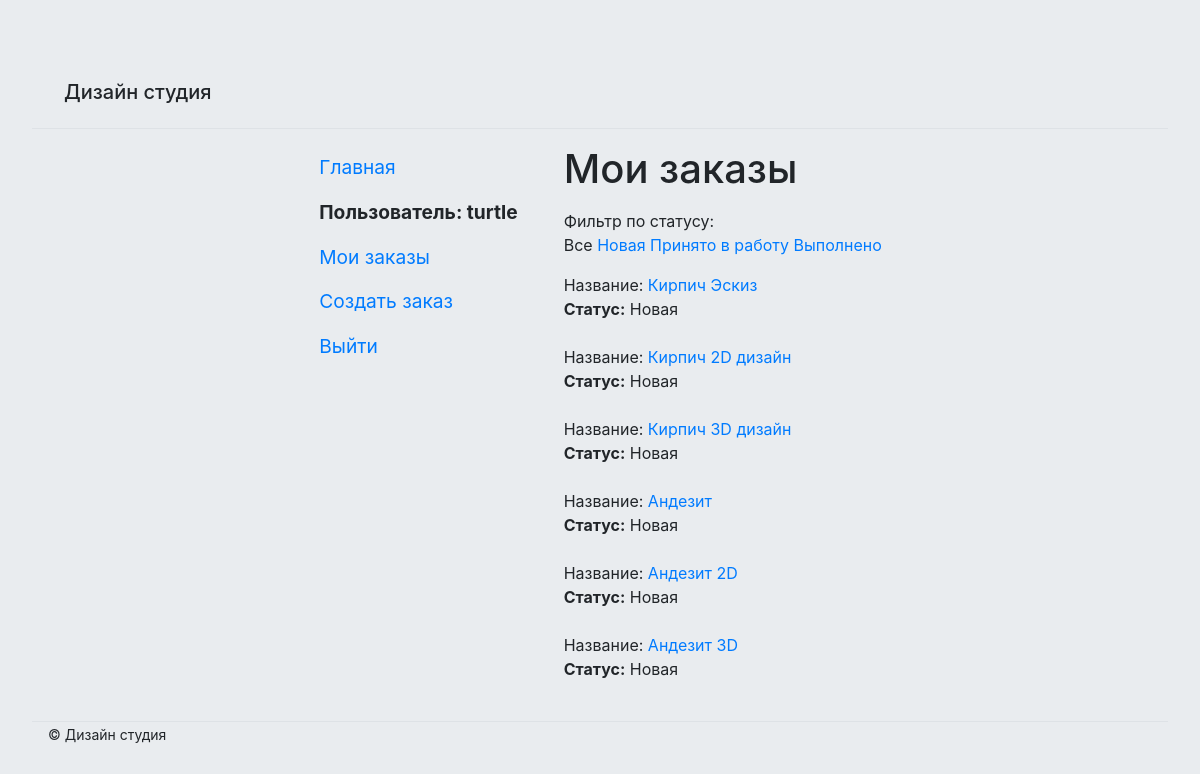
/studio/myorders/ (signed in), run on an earlier commit of the app's database.
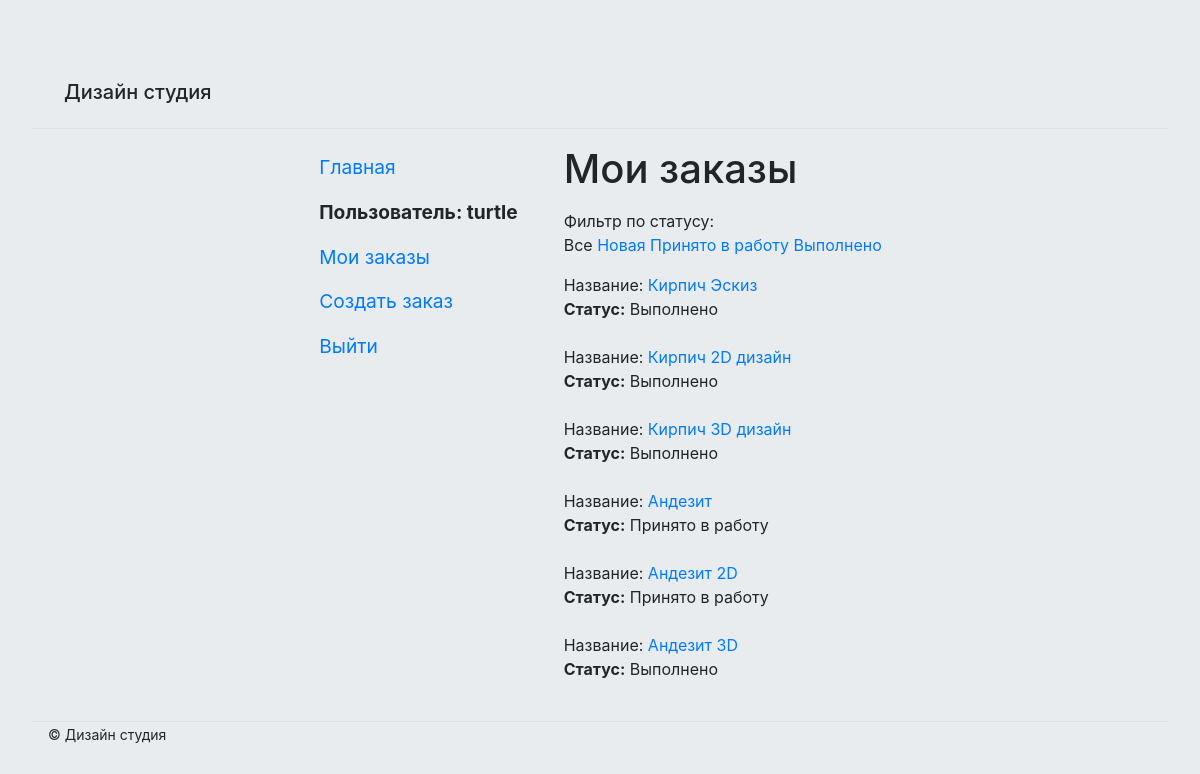
And on a later commit of the database.
### studio/models.py (models this page shows, shortened)
class Order(models.Model):
    day_add = models.DateField(null=True, blank=True)
    name = models.CharField(max_length=200, verbose_name='Имя', blank=False)
    summary = models.TextField(max_length=1000, help_text="Описание", blank=False)
    category = models.ForeignKey('category', help_text="Выбор категории", on_delete=models.CASCADE, blank=False)
    photo_file = models.ImageField(max_length=200, upload_to=get_name_file, blank=False, null=True,
                                   validators=[FileExtensionValidator(allowed_extensions=['png', 'jpg', 'jpeg'])])
    customer_order = models.ForeignKey('user', on_delete=models.SET_NULL, null=True, blank=True)
    comment = models.TextField(max_length=1000, help_text="Комментарий", blank=True)
    img = models.ImageField(max_length=200, upload_to=get_name_file, blank=True, null=True,
                                   validators=[FileExtensionValidator(allowed_extensions=['png', 'jpg', 'jpeg'])])
    LOAN_STATUS = (
        ('n', 'Новая'),
        ('a', 'Принято в работу'),
        ('c', 'Выполнено'),
    )
    status = models.CharField(max_length=1, choices=LOAN_STATUS, blank=True, default='n')
    def get_status_name(self):
        for status in self.LOAN_STATUS:
            if status[0] == self.status:
                return status[1]
        return 'Не задан'
    class Meta:
        ordering = ["status"]
        permissions = (("can_mark_returned", "Установите статус заказа"),)

### studio/views.py (the view)
# urls.py: path('myorders/', views.LoanedOrdersByUserListView.as_view(), name='my-order'),
class LoanedOrdersByUserListView(LoginRequiredMixin, generic.ListView):
    model = Order
    template_name = 'studio/order_list_customer_user.html'
    paginate_by = 10
    status = None
    def get(self, request, *args, **kwargs):
        if request.GET.get('status'):
            self.status = request.GET.get('status')
        return super().get(request, *args, **kwargs)
    def get_context_data(self, **kwargs):
        context = super(LoanedOrdersByUserListView, self).get_context_data(**kwargs)
        context['status_list'] = Order.LOAN_STATUS
        return context
    def get_queryset(self):
        if self.status:
            return Order.objects.filter(customer_order=self.request.user, status=self.status)
        return Order.objects.filter(customer_order=self.request.user).order_by('-day_add')

### studio/templates/studio/order_list_customer_user.html
{% extends "base.html" %}
{% load static %}
{% load bootstrap4 %}
{% block content %}
<h1>Мои заказы</h1>
<p>
<div>Фильтр по статусу:</div>
{% if not request.GET.status %}
<span>Все</span>
{% else %}
    <a href="{% url 'my-order' %}">Все</a>
{% endif %}
{% for item in status_list %}
    {% if request.GET.status != item.0 %}
        <a href="{% url 'my-order' %}?status={{item.0}}"> {{item.1}} </a>
    {% else %}
    {{item.status}}
    {% endif %}
{% endfor %}
</p>
{% if order_list %}
<div class="d-flex flex-column">
    {% for order in order_list %}
    <div class="{% if order.is_overdue %}text-danger{% endif %}">
        <div>Название: <a href="{% url 'order-detail' order.pk %}">{{order.name}} </a></div>
        <div><span class="font-weight-bold">Статус:</span> {{order.get_status_name}}</div><br>
    </div>
    {% endfor %}
</div>
{% else %}
<p>У вас нет заказов</p>
{% endif %}
{% endblock %}

What changed in the data, as far as the page shows it:
changed Order "Кирпич Эскиз": get_status_name "Новая" → "Выполнено"
changed Order "Кирпич 2D дизайн": get_status_name "Новая" → "Выполнено"
changed Order "Кирпич 3D дизайн": get_status_name "Новая" → "Выполнено"
changed Order "Андезит": get_status_name "Новая" → "Принято в работу"
changed Order "Андезит 2D": get_status_name "Новая" → "Принято в работу"
changed Order "Андезит 3D": get_status_name "Новая" → "Выполнено"
